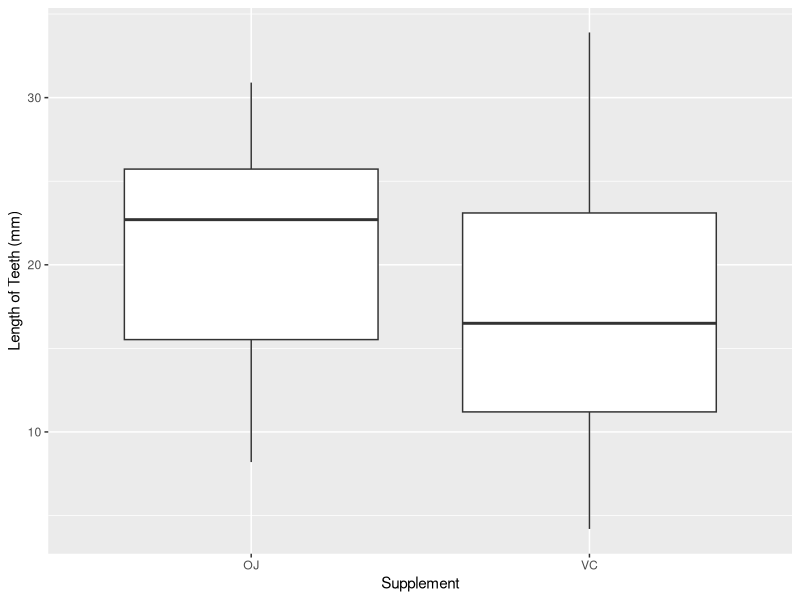
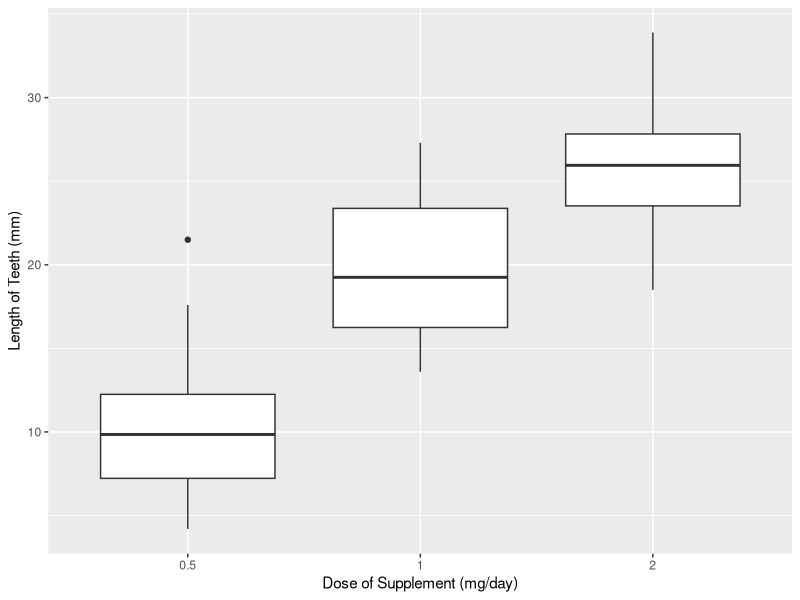

Generate these figures, in order, with R:
## ---- chunk 1
#| layout-ncol: 2
#| fig-align: center
#| fig-cap: "Comparison of tooth length by supplement type and dose levels."
#| echo: true
#| label: centered-captioned-plots

library(tidyverse)

ggplot(data = ToothGrowth, 
       mapping = aes(x = supp, y = len)) +
  geom_boxplot() +
  labs(x = "Supplement", y = "Length of Teeth (mm)")

ToothGrowth %>% 
  mutate(dose = as.factor(dose)) %>% 
  ggplot(mapping = aes(x = dose, y = len)) +
  geom_boxplot() +
  labs(x = "Dose of Supplement (mg/day)", y = "Length of Teeth (mm)")

## ---- chunk 2
data("ToothGrowth")

t_test_result <- t.test(len ~ supp, data = ToothGrowth, var.equal = FALSE)

print(t_test_result)
